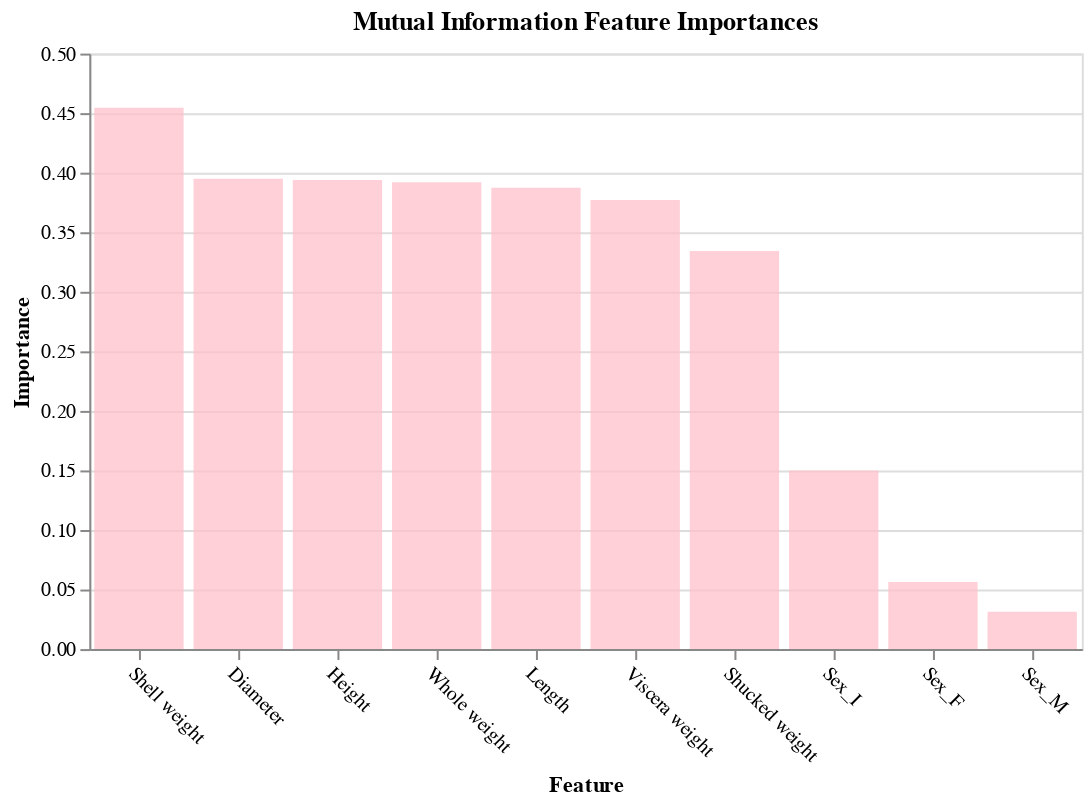

Write notebook code for a chart like this one.
### Code cell
plot_imp(best_features_mutual_info, feature_importances_mutual_info, 'Mutual Information', 'pink')

### Figure 1 — Vega-Lite specification as saved in the notebook (floating-point values rounded to 4 significant figures)
{"config": {"view": {"continuousWidth": 400, "continuousHeight": 300}}, "data": {"name": "data-7a559ee6923c18a4ea0ac65f97d7e58e"}, "mark": {"type": "bar", "color": "pink", "opacity": 0.75}, "encoding": {"x": {"axis": {"labelAngle": 45}, "field": "features", "sort": null, "title": "Feature", "type": "nominal"}, "y": {"field": "importances", "title": "Importance", "type": "quantitative"}}, "title": "Mutual Information Feature Importances", "width": 500, "$schema": "https://vega.github.io/schema/vega-lite/v4.17.0.json", "datasets": {"data-7a559ee6923c18a4ea0ac65f97d7e58e": [{"features": "Shell weight", "importances": 0.4546}, {"features": "Diameter", "importances": 0.3949}, {"features": "Height", "importances": 0.394}, {"features": "Whole weight", "importances": 0.3919}, {"features": "Length", "importances": 0.3873}, {"features": "Viscera weight", "importances": 0.377}, {"features": "Shucked weight", "importances": 0.3343}, {"features": "Sex_I", "importances": 0.15}, {"features": "Sex_F", "importances": 0.05636}, {"features": "Sex_M", "importances": 0.03126}]}}
